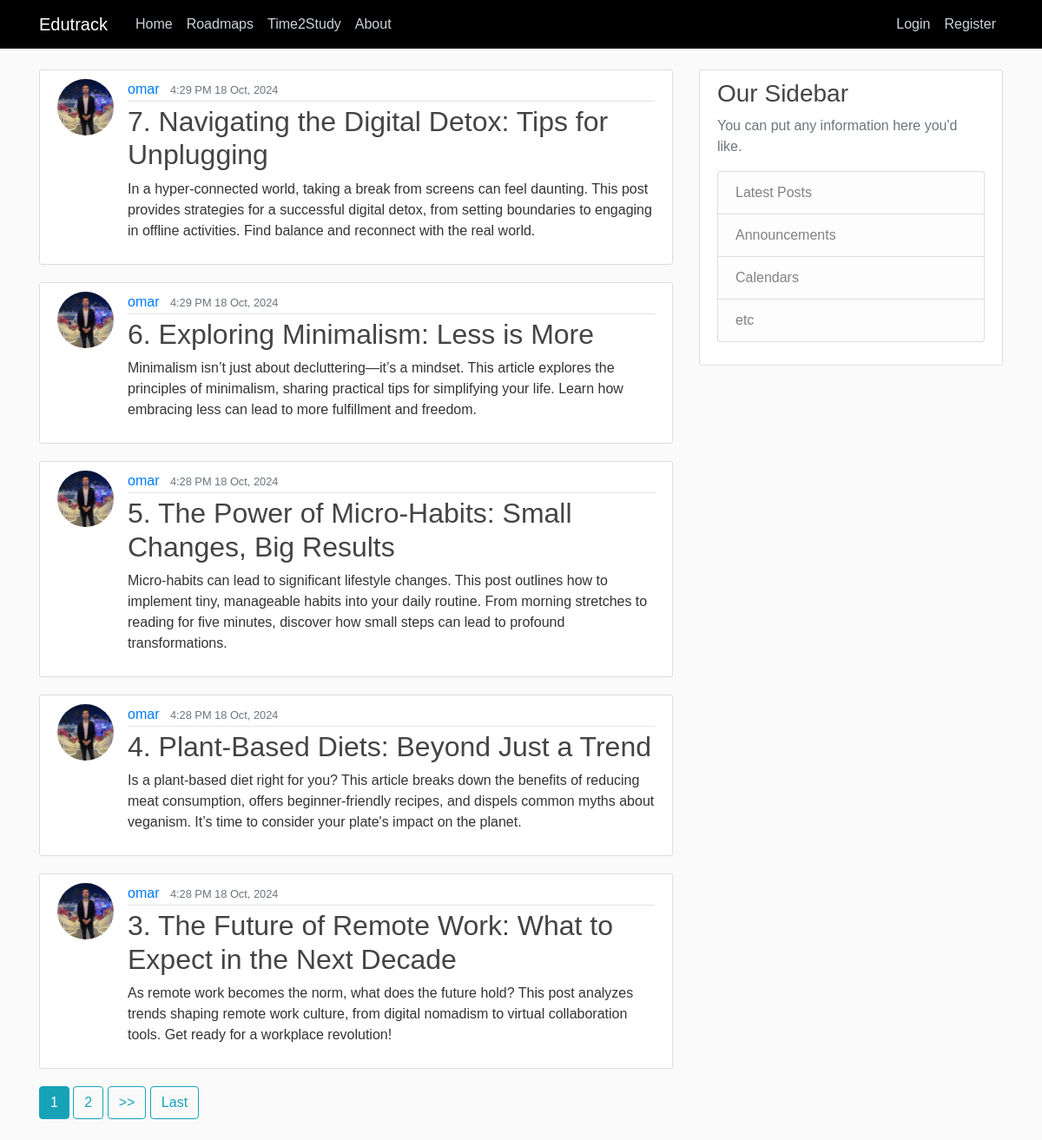
Before: / with the older database file.
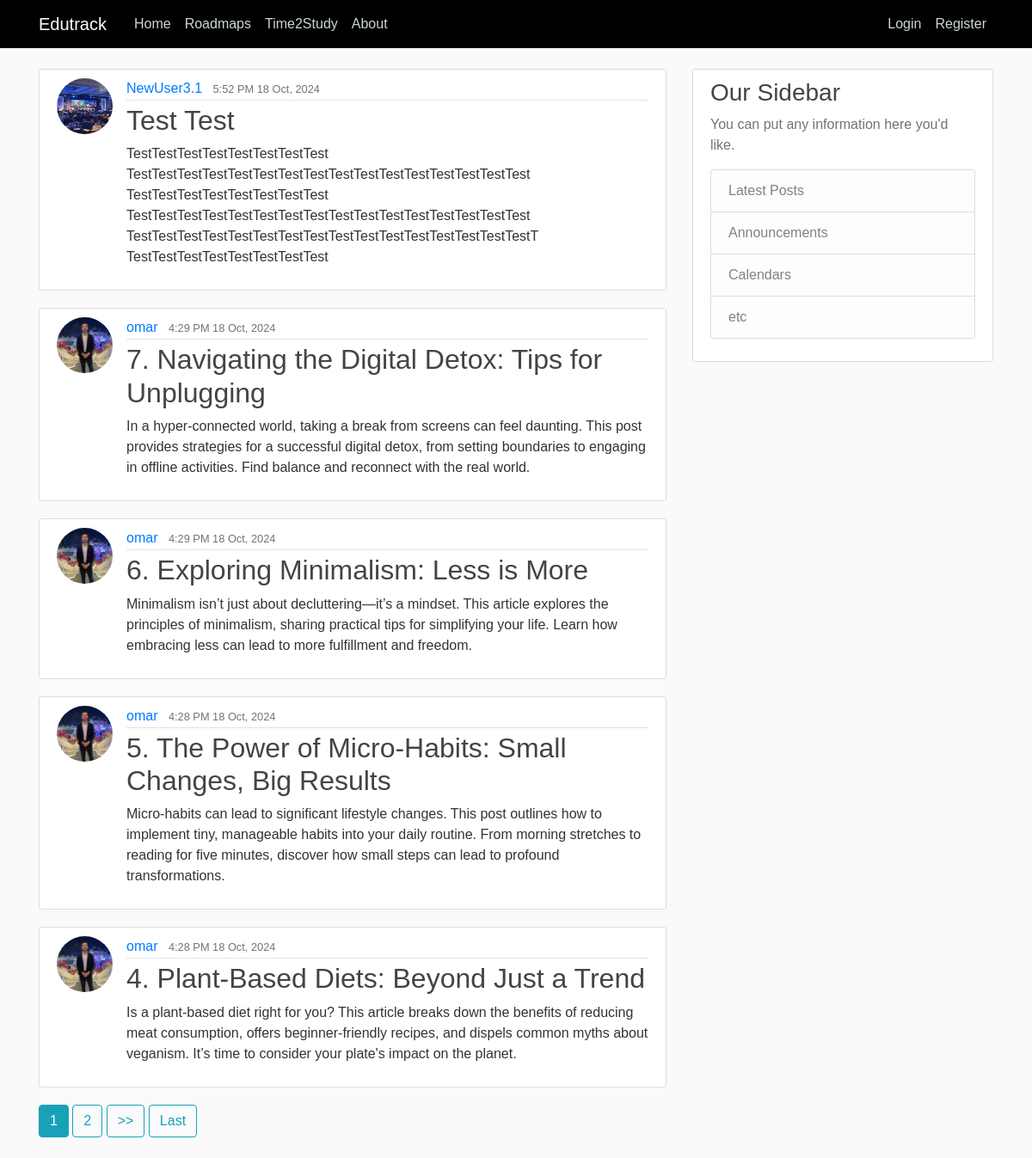
After: the same page with the newer database file.
### main/models.py (models this page shows, shortened)
class Post(models.Model):
    title = models.CharField(max_length=100)
    content = models.TextField()
    date_posted = models.DateTimeField(default=timezone.now)
    author = models.ForeignKey(User, on_delete=models.CASCADE)

### users/models.py (models this page shows, shortened)
class Profile(models.Model):
    user = models.OneToOneField(User, on_delete=models.CASCADE)
    image = models.ImageField(default= 'default.jpg', upload_to='profile_pics')

### main/views.py (the view)
# urls.py: path('', PostListView.as_view(), name='main-home'),
class PostListView(ListView):
    model = Post
    template_name = 'main/home.html'
    context_object_name = 'posts'
    ordering = ['-date_posted']
    paginate_by = 5

### main/templates/main/home.html (shortened to what this page needs)
{% extends "main/base.html" %} {% block content %} {% for post in posts%}
<article class="media content-section">
    <img class="rounded-circle article-img" src="{{ post.author.profile.image.url }}">
  <div class="media-body">
    <div class="article-metadata">
      <a class="mr-2" href="#">{{ post.author }}</a>
      <small class="text-muted">{{ post.date_posted|date:"f A d M, Y" }}</small>
    </div>
    <h2><a class="article-title" href="{% url 'post-detail' post.id %}">{{ post.title }}</a></h2>
    <p class="article-content">{{ post.content }}</p>
  </div>
</article>
{% endfor %}
{% if is_paginated %}
    {% for num in page_obj.paginator.page_range %}
        {% if page_obj.number == num %}
            <a class="btn btn-info mb-4" href="?page={{ num }}">{{ num }}</a>
        {% elif num > page_obj.number|add:"-3" and num < page_obj.number|add:"3" %}
            <a class="btn btn-outline-info mb-4" href="?page={{ num }}">{{ num }}</a>
        {% endif %}
    {% endfor %}
    {% if page_obj.has_next %}
    <a class="btn btn-outline-info mb-4" href="?page={{ page_obj.next_page_number }}">>></a>
    <a class="btn btn-outline-info mb-4" href="?page={{ page_obj.paginator.num_pages }}">Last</a>
    {% endif %}
{% endif %}
{% endblock content %}

Changed rows visible on the page:
no longer on this page (row unchanged): Post: author.profile.image (picture), author "omar", date_posted "4:28 PM 18 Oct, 2024", title "3. The Future of Remote Work: What to Expect in the Next Decade", content "As remote work becomes the norm, what does the future hold? This post analyzes trends shaping remote work culture, from digital nomadism to virtual collaboration tools. Get ready for a workplace revolution!"
added Post: author.profile.image (picture), author "NewUser3.1", date_posted "5:52 PM 18 Oct, 2024", title "Test Test", content "TestTestTestTestTestTestTestTest TestTestTestTestTestTestTestTestTestTestTestTestTestTestTestTest TestTestTestTestTestTestTestTest TestTestTestTestTestTestTestTestTestTestTestTestTestTestTestTest TestTestTestTestTestTestTestTestTestTestTestTestTestTestTestTestT TestTestTestTestTestTestTestTest"
